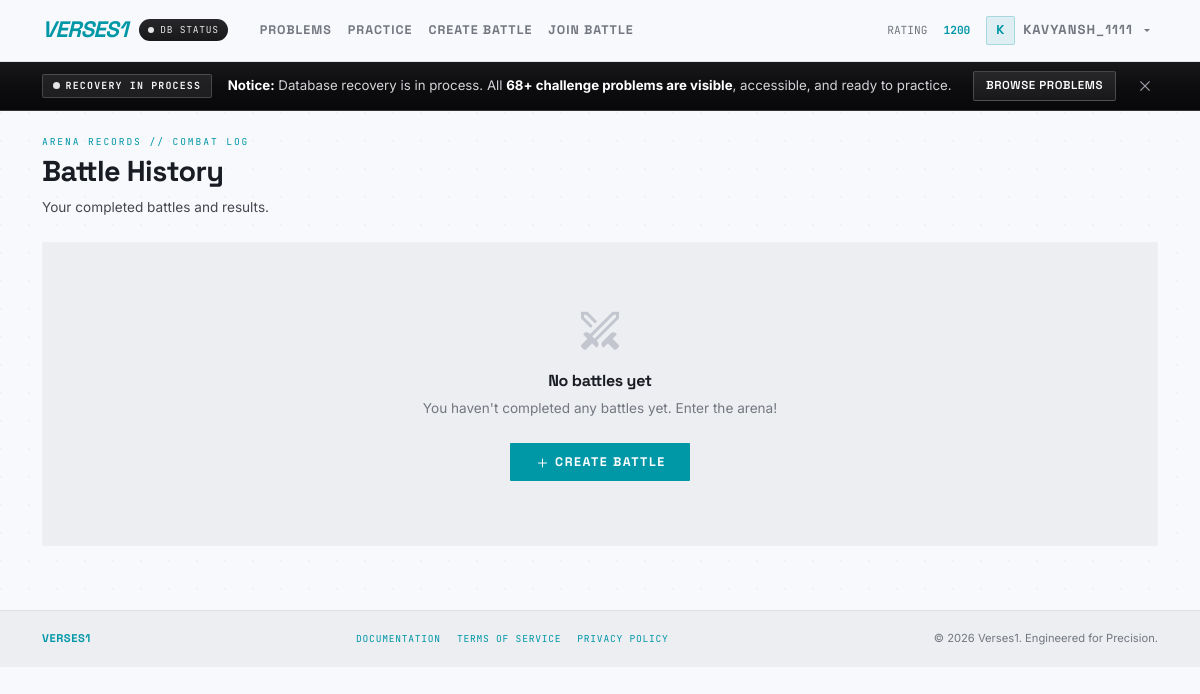
Before: /battles/history/ (signed in) with the older database file.
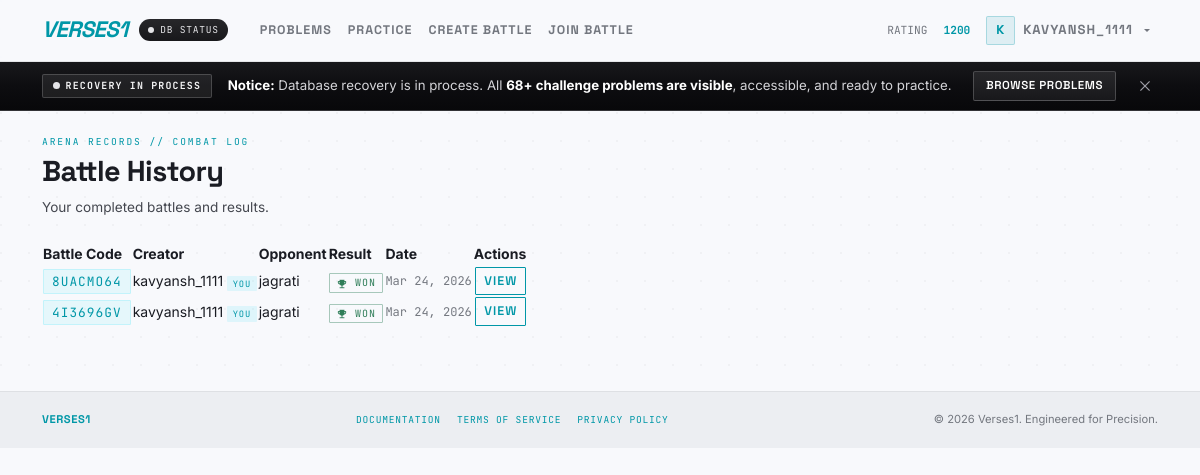
After: the same page with the newer database file.
### battles/models.py (models this page shows, shortened)
class Battle(models.Model):
    battle_code = models.CharField(max_length=8, unique=True, default=generate_battle_code)
    problem = models.ForeignKey(ProblemStatement, on_delete=models.CASCADE, related_name='battles', null=True, blank=True)
    creator = models.ForeignKey(User, on_delete=models.CASCADE, related_name='created_battles')
    opponent = models.ForeignKey(User, on_delete=models.CASCADE, related_name='joined_battles', null=True, blank=True)
    created_at = models.DateTimeField(auto_now_add=True)
    is_completed = models.BooleanField(default=False)
    winner = models.ForeignKey(User, on_delete=models.SET_NULL, null=True, blank=True, related_name='won_battles')
    class Meta:
        indexes = [
            models.Index(fields=['is_completed', 'created_at'], name='bat_complete_created_idx'),
            models.Index(fields=['creator', 'is_completed'], name='bat_creator_complete_idx'),
            models.Index(fields=['opponent', 'is_completed'], name='bat_opponent_complete_idx'),
        ]

### battles/views.py (the view)
# urls.py: path('battles/history/', views.battle_history, name='battle_history'),
@login_required
def battle_history(request):
    user_battles = Battle.objects.filter(is_completed=True).filter(
        models.Q(creator=request.user) | models.Q(opponent=request.user)
    ).select_related('creator', 'opponent', 'problem', 'battleresult').order_by('-created_at')
    page_obj, query_string = _paginate(request, user_battles, per_page=12)
    battle_rows = []
    for b in page_obj:
        res = getattr(b, 'battleresult', None)
        battle_rows.append({'battle': b, 'result': res})
    return render(request, 'battles/battle_history.html', {
        'battle_rows': battle_rows,
        'page_obj': page_obj,
        'query_string': query_string,
    })

### battles/views.py (called while the page is built)
def _querystring_without_page(request):
    params = request.GET.copy()
    params.pop('page', None)
    return urlencode(params, doseq=True)

def _paginate(request, queryset, per_page=12):
    paginator = Paginator(queryset, per_page)
    page_obj = paginator.get_page(request.GET.get('page'))
    return page_obj, _querystring_without_page(request)

### battles/templates/battles/battle_history.html (shortened to what this page needs)
{% extends "base.html" %}
{% block content %}
<div class="history-header">
    <div class="eyebrow">Arena Records // Combat Log</div>
    <h2>Battle History</h2>
    <p>Your completed battles and results.</p>
</div>
{% if battle_rows %}
<div class="problems-table" id="historyTable">
    <table>
        <thead>
            <tr>
                <th>Battle Code</th>
                <th>Creator</th>
                <th>Opponent</th>
                <th>Result</th>
                <th>Date</th>
                <th class="text-end">Actions</th>
            </tr>
        </thead>
        <tbody>
            {% for row in battle_rows %}
            <tr>
                <td><span class="battle-code">{{ row.battle.battle_code }}</span></td>
                <td>
                    {{ row.battle.creator.username }}
                    {% if row.battle.creator == user %}<span class="you-badge">You</span>{% endif %}
                </td>
                <td>
                    {{ row.battle.opponent.username }}
                </td>
                <td>
                    {% if row.result %}
                        {% if row.result.is_draw %}
                            <span class="chip draw">Draw</span>
                        {% elif row.battle.winner == user %}
                            <span class="chip win">
                                <span class="material-symbols-outlined" style="font-size:12px;font-variation-settings:'FILL' 1;">emoji_events</span>
                                Won
                            </span>
                        {% else %}
                            <span class="chip lost">Lost</span>
                        {% endif %}
                    {% else %}
                        <span class="chip" style="color:var(--outline);">In Progress</span>
                    {% endif %}
                </td>
                <td style="font-family:'JetBrains Mono',monospace;font-size:0.75rem;color:var(--outline);">{{ row.battle.created_at|date:"M d, Y" }}</td>
                <td class="text-end">
                    <a href="{% url 'battle_result' row.battle.id %}" class="btn btn-sm btn-outline-primary">View</a>
                </td>
            </tr>
            {% endfor %}
        </tbody>
    </table>
</div>
{% else %}
<div class="empty-state">
    <span class="material-symbols-outlined" style="font-size:48px;color:var(--outline-variant);">swords</span>
    <h5>No battles yet</h5>
    <p>You haven't completed any battles yet. Enter the arena!</p>
    <a href="{% url 'create_battle' %}" class="btn btn-primary">
        <span class="material-symbols-outlined" style="font-size:16px;">add</span>
        Create Battle
    </a>
</div>
{% endif %}
{% endblock %}

Changed rows visible on the page:
added Battle: battle.battle_code "8UACMO64", battle.creator.username "kavyansh_1111", shows "YOU", battle.opponent.username "jagrati", shows "WON", battle.created_at "Mar 24, 2026"
added Battle: battle.battle_code "4I3696GV", battle.creator.username "kavyansh_1111", shows "YOU", battle.opponent.username "jagrati", shows "WON", battle.created_at "Mar 24, 2026"
Other visible differences:
text no longer shown: "No battles yet You haven't completed any battles yet. Enter the arena! CREATE BATTLE"
text now shown: "Battle Code Creator Opponent Result Date Actions"
